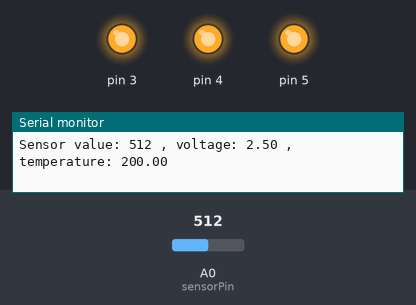
Recording of a sketch running on a simulated Arduino Uno, built with avr-gcc and run on an emulated ATmega328P. Parts: output pins drawn as LEDs (lit = HIGH), the last lines printed to the serial monitor. The inputs (shaded band) are chosen by the test bench; at power-on: A0 (sensorPin) = 512.

Above: at 1.8 s.
1.9 s: A0 (sensorPin) set to 173
3.4 s: A0 (sensorPin) set to 163
At 5.2 s:
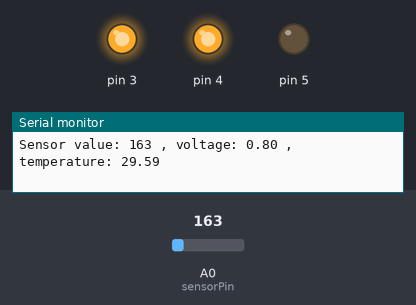
5.5 s: A0 (sensorPin) set to 122
At 6.9 s:
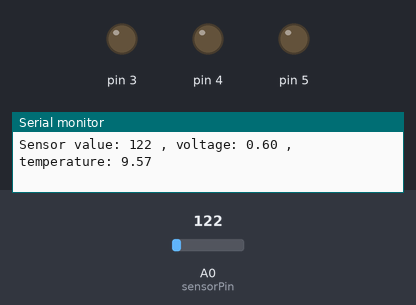
7.5 s: A0 (sensorPin) set to 306
At 8.6 s:
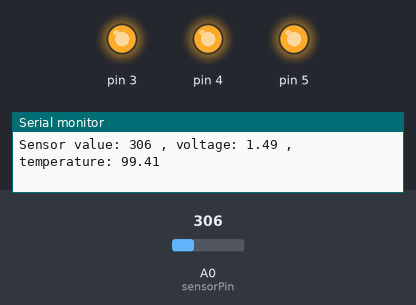
9.5 s: A0 (sensorPin) set to 0
At 11.4 s:
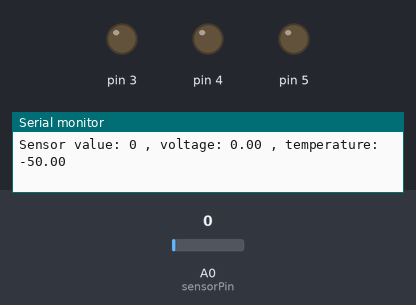
Timing chart, 0 to 12.5 s (numbered marks = the images above; inputs shaded):
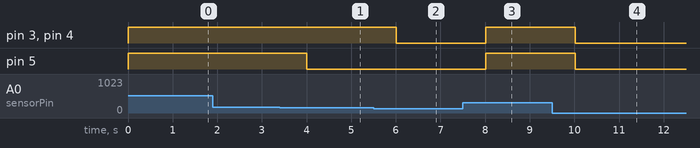

Measured:
- the behaviour switches between 164 and 163 on A0 (sensorPin) (found by bisection; images 0 and 1)
- after the input at 3.4 s, pin 5: HIGH → LOW after 0.61 s
- after the input at 5.5 s, pin 3, pin 4: HIGH → LOW after 0.51 s
- after the input at 7.5 s, pin 3–5: LOW → HIGH after 0.51 s
- after the input at 9.5 s, pin 3–5: HIGH → LOW after 0.52 s

The sketch:

temperatureRead.ino
```cpp
const int sensorPin = A0;
const float baselineTemp = 24.0;

void setup() {
  Serial.begin(9600);
  for (int pinNumber = 3; pinNumber < 6; pinNumber ++) {
    pinMode(pinNumber, OUTPUT);
    digitalWrite(pinNumber, LOW);
  }

}

void loop() {
  int sensorVal = analogRead(sensorPin);
  Serial.print("Sensor value: ");
  Serial.print(sensorVal);

  float voltage = (sensorVal / 1024.0) * 5.0;

  Serial.print(" , voltage: ");
  Serial.print(voltage);

  float temperature = (voltage - 0.5) * 100;

  Serial.print(" , temperature: ");
  Serial.println(temperature);

  if (temperature < baselineTemp) {
    digitalWrite(3, LOW);
    digitalWrite(4, LOW);
    digitalWrite(5, LOW);
  }

  else if (temperature >= baselineTemp +2 && temperature < baselineTemp+4) {
    digitalWrite(3, HIGH);
    digitalWrite(4, LOW);
    digitalWrite(5, LOW);
  }

  else if (temperature >= baselineTemp +4 && temperature < baselineTemp+6) {
    digitalWrite(3, HIGH);
    digitalWrite(4, HIGH);
    digitalWrite(5, LOW);
  }

  else if (temperature >= baselineTemp +6) {
    digitalWrite(3, HIGH);
    digitalWrite(4, HIGH);
    digitalWrite(5, HIGH);
  }

  delay(1000);

}
```
